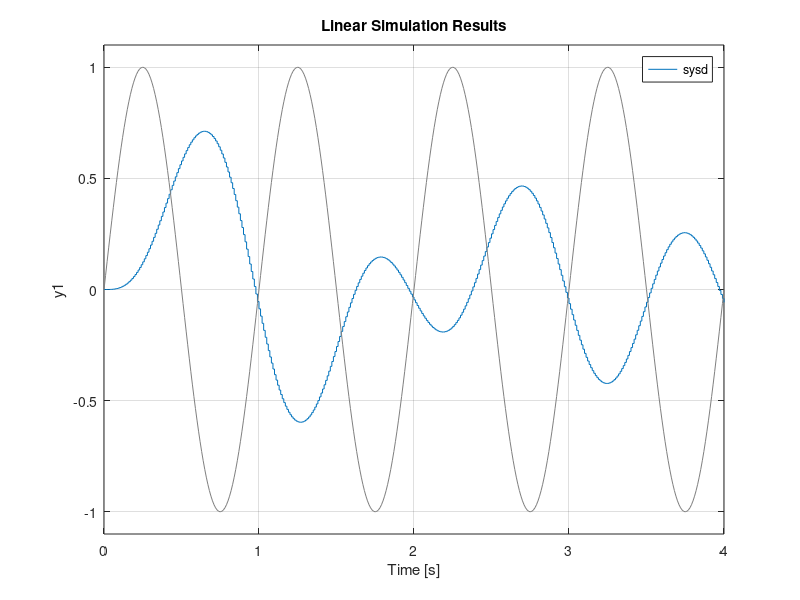
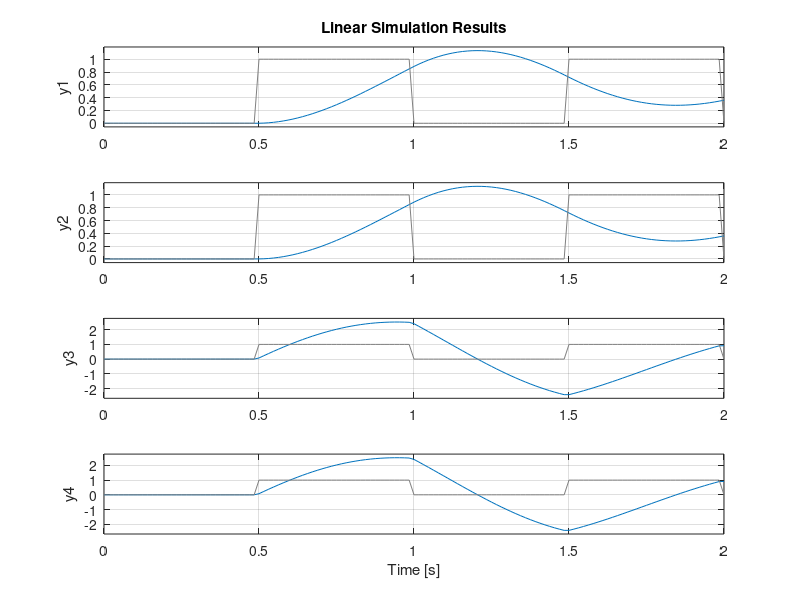
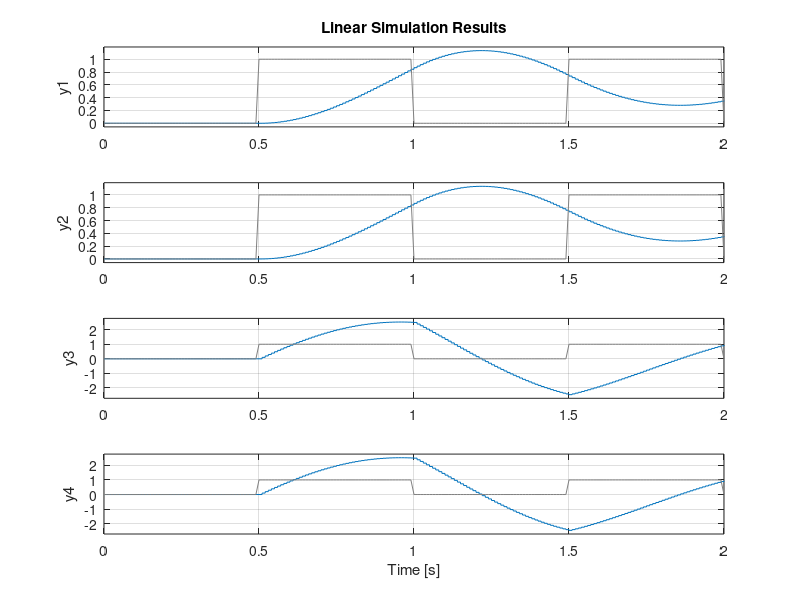

The MATLAB script that drew these images, in order:
close all
Kp = 10;
Kd = 1;

A = [0 1;
    -Kp -Kd];
B = [0; Kp];
C = [1 0];
D = 0;

sys = ss(A, B, C, D);
%[u,t] = gensig("square", 1,2);
[u, t] = gensig("sine", 1, 4);
%t = 0:0.01:4;
%u = t>1;
figure
lsim(sys, u, t)
grid on

Ts = 0.01;
[u, t] = gensig("sine", 1, 4, Ts);
sysd = c2d(sys, Ts)
lsim(sysd, u, t)

A = [0 0 1 0;
    0 0 0 1;
    -Kp 0 -Kd 0;
    0 -Kp 0 -Kd];
B = [0; 0; Kp; Kp];
C = eye(4);

sys = ss(A, B, C, D);
[u, t] = gensig("square", 1, 2);
%[u,t] = gensig("sine",1,4,0.05);

figure
lsim(sys, u, t)
grid on

figure
[u, t] = gensig("square", 1, 2, Ts);
sysd = c2d(sys, Ts);
lsim(sysd, u, t)

Ad = eye(4) + A * Ts;
Bd = B * Ts;
